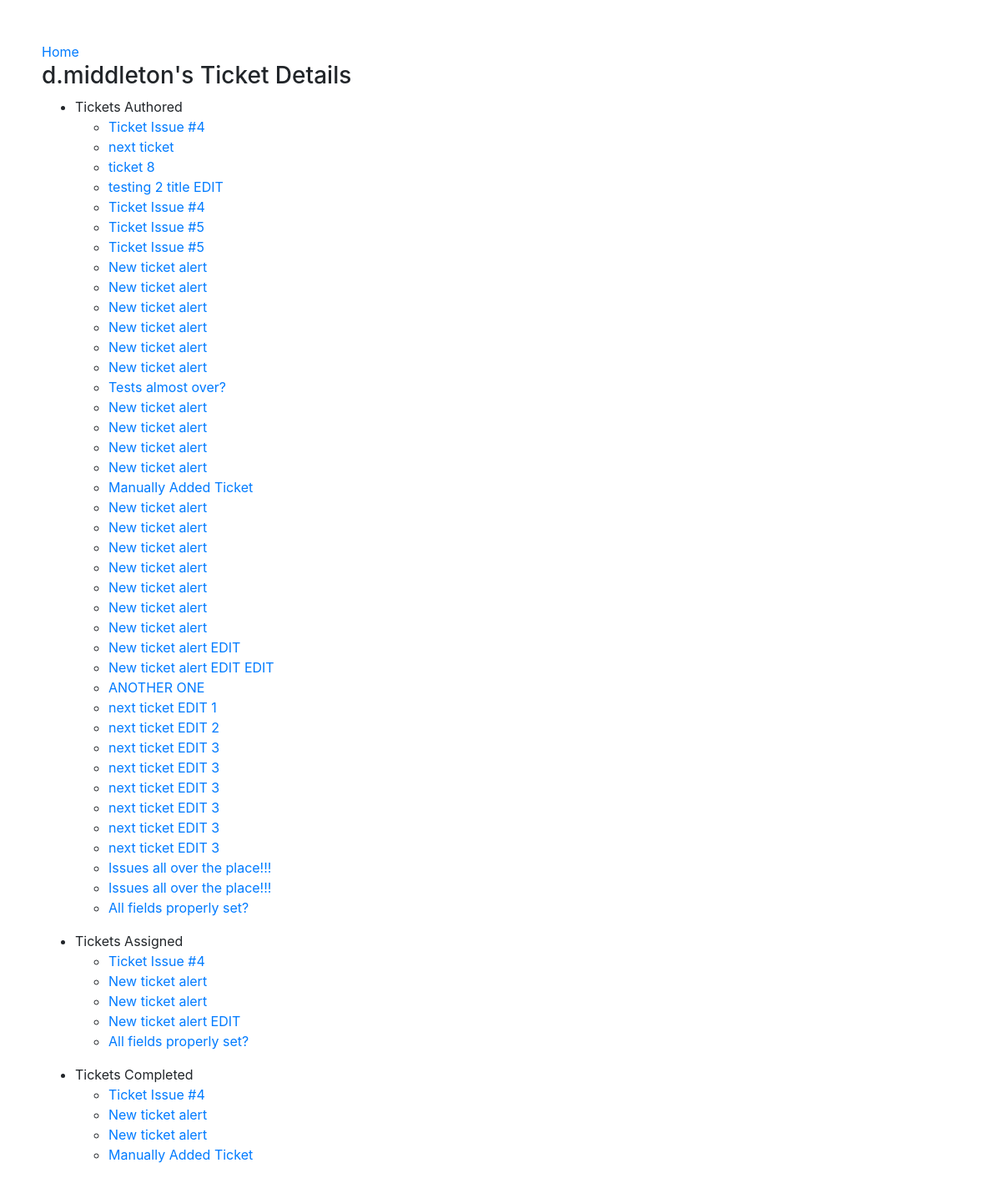
Screenshot of /userdetails/1/ (signed in) with the database file from the repository.
### tracker/models.py (models this page shows)
class MyUser(AbstractUser):
    pass

class Ticket(models.Model):
    title = models.CharField(max_length=50)
    date = models.DateTimeField(default=timezone.now)
    description = models.TextField()
    filing_user = models.ForeignKey(MyUser, related_name='filing_user', blank=True, on_delete=models.CASCADE, null=True)
    assigned_user = models.ForeignKey(MyUser, related_name='assigned_user', blank=True, on_delete=models.CASCADE, null=True)
    completing_user = models.ForeignKey(MyUser, related_name='completing_user', blank=True, on_delete=models.CASCADE, null=True)
    NEW = 'NEW'
    IN_PROGRESS = 'IN_PROGRESS'
    DONE = 'DONE'
    INVALID = 'INVALID'
    STATUS_CHOICES = [
        (NEW, 'New'),
        (IN_PROGRESS, 'In_Pogress'),
        (DONE, 'Done'),
        (INVALID, 'Invalid'),
    ]
    status = models.CharField(
        max_length=11, choices=STATUS_CHOICES, default=NEW)

### tracker/views.py (the view)
# urls.py: path('userdetails/<int:user_id>/', views.userdetails),
@login_required
def userdetails(request, user_id):
    user_ = MyUser.objects.get(id=user_id)
    submitted_tickets = Ticket.objects.filter(filing_user=user_)
    assigned_tickets = Ticket.objects.filter(assigned_user=user_)
    completed_tickets = Ticket.objects.filter(completing_user=user_)
    return render(request, 'user_detail.html',
                  {'user_': user_, 'submitted_tickets': submitted_tickets, 'assigned_tickets': assigned_tickets, 'completed_tickets': completed_tickets})

### tracker/templates/user_detail.html (shortened to what this page needs)
<head>
    <link rel="stylesheet" href="https://stackpath.bootstrapcdn.com/bootstrap/4.1.3/css/bootstrap.min.css">
  </head>
<div style='margin-left: 50px; margin-top: 50px'>
<a href='/'>Home</a>
<h3>{{ user_ }}'s Ticket Details</h3>
<ul>
    <li>Tickets Authored</li>
        <ul>
            {% for filed in submitted_tickets %}
                <li><a href='/ticket/{{ filed.id }}/'>{{filed.title}}</a></li>
            {% endfor %}
        </ul>
</ul>
<ul>
    <li>Tickets Assigned</li>
        <ul>
           {% for assigned in assigned_tickets %}
                <li><a href='/ticket/{{ assigned.id }}/'>{{assigned.title}}</a></li>
            {% endfor %}
        </ul>
</ul>
<ul>
    <li>Tickets Completed</li>
        <ul>
            {% for completed in completed_tickets %}
                <li><a href='/ticket/{{ completed.id }}/'>{{completed.title}}</a></li>
            {% endfor %}
        </ul>
</ul>
</div>

### rows the page displays
MyUser: username "d.middleton"
Ticket: title "Ticket Issue #4"
Ticket: title "next ticket"
Ticket: title "ticket 8"
Ticket: title "testing 2 title EDIT"
Ticket: title "Ticket Issue #4"
Ticket: title "Ticket Issue #5"
Ticket: title "Ticket Issue #5"
Ticket: title "New ticket alert"
Ticket: title "New ticket alert"
Ticket: title "New ticket alert"
Ticket: title "New ticket alert"
Ticket: title "New ticket alert"
Ticket: title "New ticket alert"
Ticket: title "Tests almost over?"
Ticket: title "New ticket alert"
Ticket: title "New ticket alert"
Ticket: title "New ticket alert"
Ticket: title "New ticket alert"
Ticket: title "Manually Added Ticket"
Ticket: title "New ticket alert"
Ticket: title "New ticket alert"
Ticket: title "New ticket alert"
Ticket: title "New ticket alert"
Ticket: title "New ticket alert"
Ticket: title "New ticket alert"
Ticket: title "New ticket alert"
Ticket: title "New ticket alert EDIT"
Ticket: title "New ticket alert EDIT EDIT"
Ticket: title "ANOTHER ONE"
Ticket: title "next ticket EDIT 1"
Ticket: title "next ticket EDIT 2"
Ticket: title "next ticket EDIT 3"
Ticket: title "next ticket EDIT 3"
Ticket: title "next ticket EDIT 3"
Ticket: title "next ticket EDIT 3"
Ticket: title "next ticket EDIT 3"
Ticket: title "next ticket EDIT 3"
Ticket: title "Issues all over the place!!!"
Ticket: title "Issues all over the place!!!"
Ticket: title "All fields properly set?"
